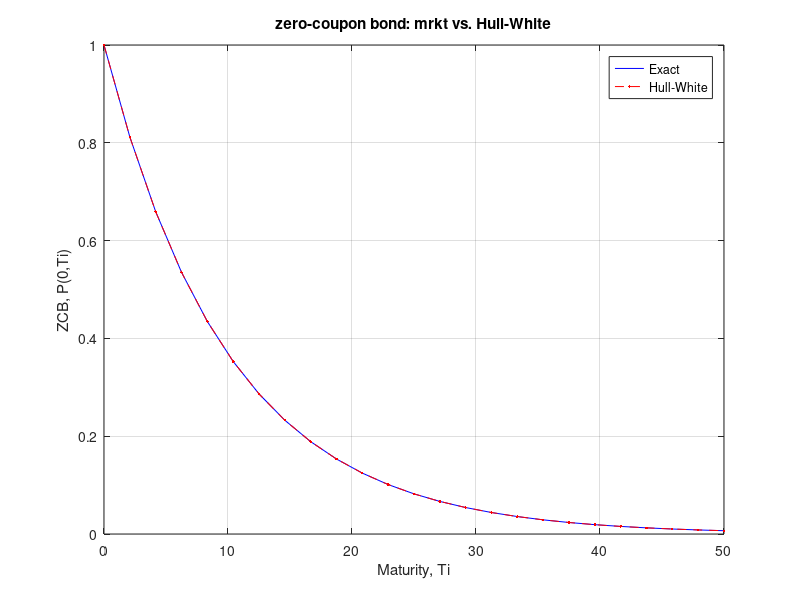
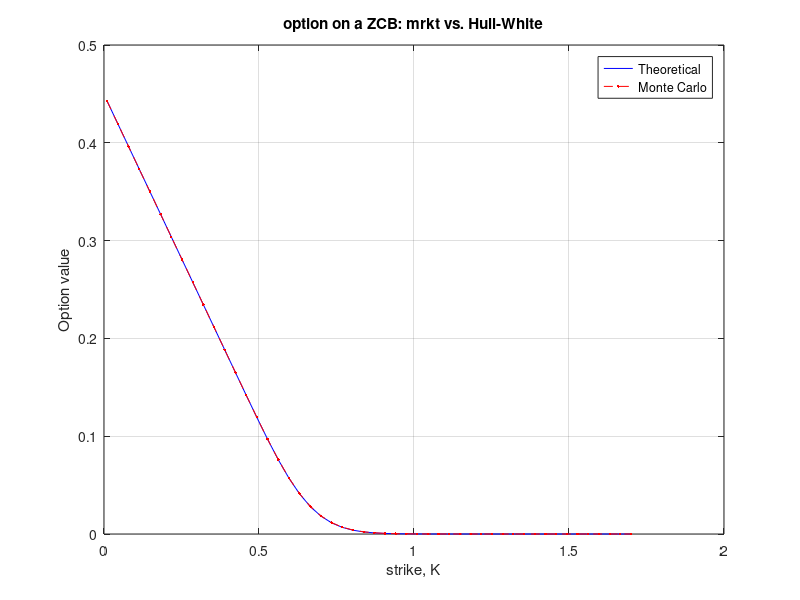
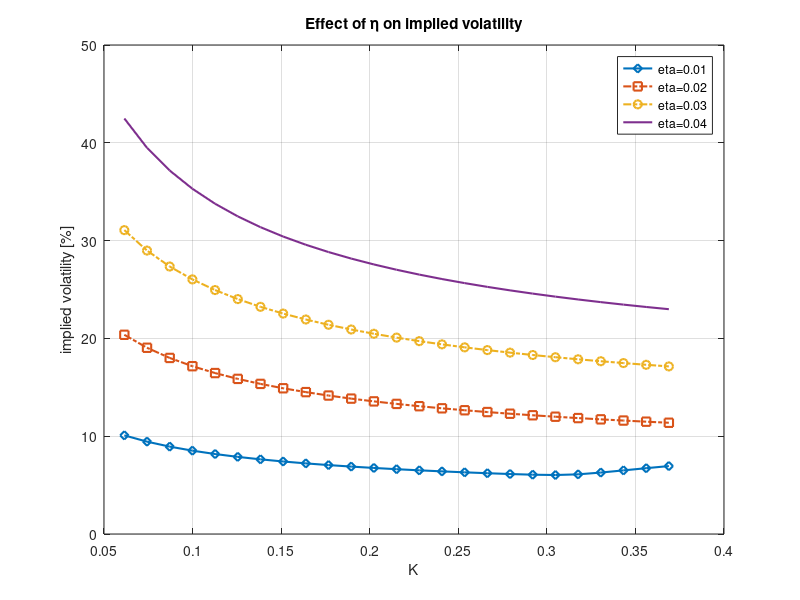
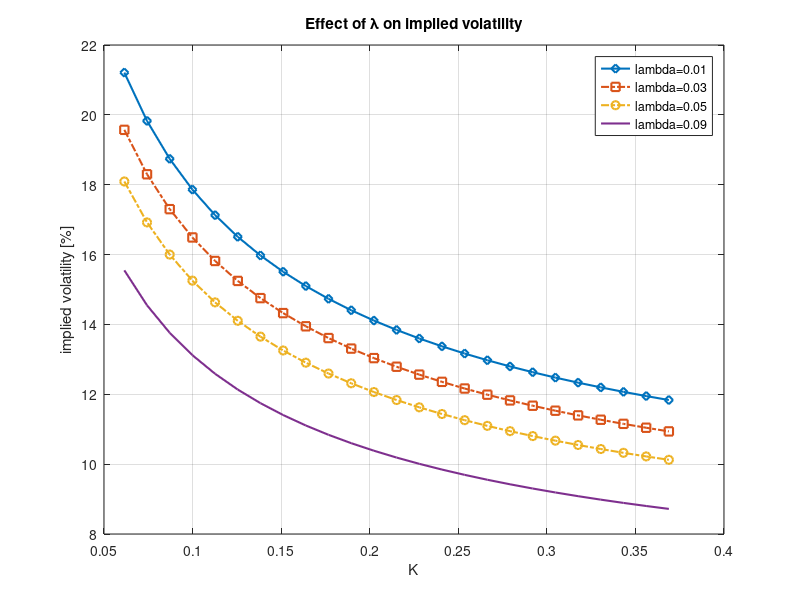

The MATLAB source for these figures, in order:
function HW_ImpliedVols 
close all; clc;clf;

NoOfPaths = 20000;
NoOfSteps = 1000;

% Market ZCB

P0T       = @(t)exp(-0.1*t);

% Hull-White model parameters

lambda    = 0.02;
eta       = 0.02;

% Call or put option

CP = 'c';

% We compare the ZCB from the market with the Hull-White model

T_end           = 50;
NumOfGridPoints = 25;
Ti              = linspace(0,T_end,NumOfGridPoints);

% Zero coupon bond from the HW model

r0    = HW_r0(P0T);
Proxy = zeros(NumOfGridPoints,1);
Exact = zeros(NumOfGridPoints,1);
for i= 1: length(Ti)
    Proxy(i) = HW_ZCB(lambda,eta,P0T,0,Ti(i),r0);
    Exact(i) = P0T(Ti(i)); 
end
figure(1);
plot(Ti,Exact,'-b')
grid on;
hold on
plot(Ti,Proxy,'.--r')
xlabel('Maturity, Ti')
ylabel('ZCB, P(0,Ti)')
title('zero-coupon bond: mrkt vs. Hull-White')
legend('Exact','Hull-White')

% Here we compare the price of an option on a ZCB for Monte Carlo and the analytic expression     

T1 = 4.0;
T2 = 8.0;
K = linspace(0.01, 1.7, 50);

% Monte Carlo paths for the HW model, until time T1

[R,time] = GeneratePathsHWEuler(NoOfPaths,NoOfSteps,T1,P0T, lambda, eta);

% Discount factor 1/M(T1)

dt = time(2)-time(1);
M_T1 = exp(cumsum(R,2).*dt);
P_T1_T2  = HW_ZCB(lambda,eta,P0T,T1,T2,R(:,end));
OptTheo  = zeros(length(K),1);
OptMC    = zeros(length(K),1);

% Specify call or put option

for i =1:length(K)
    if CP == 'c'
        OptMC(i) = mean(1./M_T1(:,end).*max(P_T1_T2 - K(i),0));
    elseif CP == 'p'
        OptMC(i) = mean(1./M_T1(:,end).*max(K(i) - P_T1_T2,0));
    end
    OptTheo(i) = HW_ZCB_CallPutPrice(CP,K(i),lambda,eta,P0T,T1,T2);
end

figure(2)
plot(K,OptTheo,'-b')
grid on;
hold on
plot(K,OptMC,'.--r')
xlabel('strike, K')
ylabel('Option value')
title('option on a ZCB: mrkt vs. Hull-White')
legend('Theoretical','Monte Carlo')

% Pricing of caplets for different model parameters

frwd = 1.0/(T2-T1) *(P0T(T1)/P0T(T2)-1.0);
K = linspace(frwd/2.0,3.0*frwd,25);
N = 1; % Notional

% Effect of eta

etaV = [0.01, 0.02, 0.03, 0.04];
ivM = zeros(length(K),length(etaV));
argLegend = cell(4,1);
idx = 1;
for i=1:length(etaV)
    etaTemp = etaV(i);
    optPrice  = HW_Caplet_FloorletPrice(CP,N,K,lambda,etaTemp,P0T,T1,T2);
    for j = 1:length(K)    
        optPriceFrwd = optPrice(j)/(T2-T1)/P0T(T2);
        ivM(j,i)  = ImpliedVolatilityBlack76(CP,optPriceFrwd,K(j),T2,frwd,0.3)*100;
    end
    argLegend{idx} = sprintf('eta=%.2f',etaTemp);
    idx = idx + 1;
end
MakeFigure(K, ivM,argLegend,'Effect of \eta on implied volatility')

% Effect of lambda

lambdaV = [0.01, 0.03, 0.05, 0.09];
ivM = zeros(length(K),length(etaV));
argLegend = cell(4,1);
idx = 1;
for i=1:length(lambdaV)
    lambdaTemp = lambdaV(i);
    optPrice  = HW_Caplet_FloorletPrice(CP,N,K,lambdaTemp,eta,P0T,T1,T2);
    for j = 1:length(K)    
        optPriceFrwd = optPrice(j)/(T2-T1)/P0T(T2);
        ivM(j,i)  = ImpliedVolatilityBlack76(CP,optPriceFrwd,K(j),T2,frwd,0.3)*100;
    end
    argLegend{idx} = sprintf('lambda=%.2f',lambdaTemp);
    idx = idx + 1;
end
MakeFigure(K, ivM,argLegend,'Effect of \lambda on implied volatility')

function impliedVol = ImpliedVolatilityBlack76(CP,frwdMarketPrice,K,T,frwdStock,initialVol)
func = @(sigma) (BS_Call_Put_Option_Price(CP,frwdStock,K,sigma,T,0.0) - frwdMarketPrice).^1.0;
impliedVol = fzero(func,initialVol);
 
% Closed-form expression of European call/put option with Black-Scholes formula

function value=BS_Call_Put_Option_Price(CP,S_0,K,sigma,tau,r)

% Black-Scholes call option price

d1 = (log(S_0 ./ K) + (r + 0.5 * sigma^2) * tau) / (sigma * sqrt(tau));
d2 = d1 - sigma * sqrt(tau);
if lower(CP) == 'c' || lower(CP) == 1
 value =normcdf(d1) * S_0 - normcdf(d2) .* K * exp(-r * tau);
elseif lower(CP) == 'p' || lower(CP) == -1
 value =normcdf(-d2) .* K*exp(-r*tau) - normcdf(-d1)*S_0;
end

function [R,time] = GeneratePathsHWEuler(NoOfPaths,NoOfSteps,T,P0T, lambda, eta)

% Time step

dt = 0.0001;

% Complex number

f0T = @(t)- (log(P0T(t+dt))-log(P0T(t-dt)))/(2*dt);
   
% Initial interest rate is forward rate at time t->0

r0 = f0T(0.00001);  
theta = @(t) 1.0/lambda * (f0T(t+dt)-f0T(t-dt))/(2.0*dt) + f0T(t) + eta*eta/(2.0*lambda*lambda)*(1.0-exp(-2.0*lambda*t));  

% Define initial value

R=zeros(NoOfPaths,NoOfSteps);
R(:,1) = r0;

% Random noise

Z=random('normal',0,1,[NoOfPaths,NoOfSteps]);
W=zeros([NoOfPaths,NoOfSteps]);

dt = T / NoOfSteps;
time = zeros([NoOfSteps+1,1]);
for i=1:NoOfSteps
    if NoOfPaths>1
        Z(:,i)   = (Z(:,i) - mean(Z(:,i))) / std(Z(:,i));
    end
    W(:,i+1)  = W(:,i) + sqrt(dt).*Z(:,i);
    R(:,i+1)  = R(:,i) + lambda*(theta(time(i))-R(:,i))*dt+  eta* (W(:,i+1)-W(:,i));
    time(i+1) = time(i) + dt;
end

function value = HW_ZCB(lambda,eta,P0T,T1,T2,r0)
A_r = HW_A(lambda,eta,P0T,T1,T2);
B_r = HW_B(lambda,T1,T2);
value = exp(A_r+B_r*r0);

function value = HW_Caplet_FloorletPrice(CP,N,K,lambda,eta,P0T,T1,T2)
N_new = N * (1.0+(T2-T1)*K);
K_new = 1.0 + (T2-T1)*K;
if CP == 'c'
   caplet = N_new.*HW_ZCB_CallPutPrice('p',1.0./K_new,lambda,eta,P0T,T1,T2);
   value= caplet;
elseif CP == 'p'
   floorlet = N_new.*HW_ZCB_CallPutPrice('c',1.0./K_new,lambda,eta,P0T,T1,T2);
   value = floorlet;
end

function value = HW_theta(lambda,eta,P0T)
bump   = 10e-4;
f_0_t  =@(t)- (log(P0T(t+bump))-log(P0T(t)))/bump;
df_dt  =@(t)(f_0_t(t+bump)-f_0_t(t))/bump;
value  =@(t)f_0_t(t)+1/lambda*df_dt(t)+eta^2/(2*lambda^2)*(1-exp(-2*lambda*t));

function value = HW_B(lambda,T1,T2)
value = 1/lambda*(exp(-lambda*(T2-T1))-1);

function value = HW_A(lambda,eta,P0T,T1,T2)
tau   = T2-T1;
B     = @(tau)HW_B(lambda,0,tau);
theta = HW_theta(lambda,eta,P0T);
value = lambda*integral(@(tau)theta(T2-tau).*B(tau),0,tau)+eta^2/(4*lambda^3)...
    * (exp(-2*lambda*tau).*(4*exp(lambda*tau)-1)-3)+eta^2/(2*lambda^2)*tau;

function value = HW_r0(P0T)
bump   = 10e-4;
f_0_t  = @(t)- (log(P0T(t+bump))-log(P0T(t)))/bump;
value  = f_0_t(0.0001);

function value = HW_Mu_FrwdMeasure(P0T,lambda,eta,T)
theta = HW_theta(lambda,eta,P0T);
r_0   = HW_r0(P0T);

% Determine moments of process r(t) under the T1-forward measure

thetaFrwd = @(t)(theta(t)+eta^2/lambda^2*(exp(-lambda*(T-t))-1)).*(exp(-lambda*(T-t)));
value     = r_0*exp(-lambda*T)+lambda*integral(thetaFrwd,0,T);

function value = HWVar_r(lambda,eta,T)
value = eta^2/(2*lambda).*(1-exp(-2*lambda*T));

function value = HW_ZCB_CallPutPrice(CP,K,lambda,eta,P0T,T1,T2)

% Coefficients A_r(tau) and B_r(tau)

B=@(T1,T2)HW_B(lambda,T1,T2);
A=@(T1,T2)HW_A(lambda,eta,P0T,T1,T2);

% Strike price adjustments

K_new=K*exp(-A(T1,T2));

% Mean and standard deviation of the HW model under the T-forward measure

muFrwd = HW_Mu_FrwdMeasure(P0T,lambda,eta,T1);
vFrwd = sqrt(HWVar_r(lambda,eta,T1));

% Perform pricing

a  = (log(K_new)-B(T1,T2)*muFrwd)/(B(T1,T2)*vFrwd);
d1 = a-B(T1,T2)*vFrwd;
d2 = a;
term1 = (exp(1/2*B(T1,T2)^2 * vFrwd^2+B(T1,T2)*muFrwd)*normcdf(d1)-K_new.*normcdf(d2));
value = P0T(T1) * exp(A(T1,T2)) * term1 ;

% We use the put-call parity

if CP == 'p'
    value = value - P0T(T2) + K*P0T(T1);
end

function MakeFigure(X1, YMatrix1, argLegend,titleIn)

%CREATEFIGURE(X1,YMATRIX1)
%  X1:  vector of x data
%  YMATRIX1:  matrix of y data

%  Auto-generated by MATLAB on 16-Jan-2012 15:26:40

% Create figure

figure1 = figure('InvertHardcopy','off',...
    'Colormap',[0.061875 0.061875 0.061875;0.06875 0.06875 0.06875;0.075625 0.075625 0.075625;0.0825 0.0825 0.0825;0.089375 0.089375 0.089375;0.09625 0.09625 0.09625;0.103125 0.103125 0.103125;0.11 0.11 0.11;0.146875 0.146875 0.146875;0.18375 0.18375 0.18375;0.220625 0.220625 0.220625;0.2575 0.2575 0.2575;0.294375 0.294375 0.294375;0.33125 0.33125 0.33125;0.368125 0.368125 0.368125;0.405 0.405 0.405;0.441875 0.441875 0.441875;0.47875 0.47875 0.47875;0.515625 0.515625 0.515625;0.5525 0.5525 0.5525;0.589375 0.589375 0.589375;0.62625 0.62625 0.62625;0.663125 0.663125 0.663125;0.7 0.7 0.7;0.711875 0.711875 0.711875;0.72375 0.72375 0.72375;0.735625 0.735625 0.735625;0.7475 0.7475 0.7475;0.759375 0.759375 0.759375;0.77125 0.77125 0.77125;0.783125 0.783125 0.783125;0.795 0.795 0.795;0.806875 0.806875 0.806875;0.81875 0.81875 0.81875;0.830625 0.830625 0.830625;0.8425 0.8425 0.8425;0.854375 0.854375 0.854375;0.86625 0.86625 0.86625;0.878125 0.878125 0.878125;0.89 0.89 0.89;0.853125 0.853125 0.853125;0.81625 0.81625 0.81625;0.779375 0.779375 0.779375;0.7425 0.7425 0.7425;0.705625 0.705625 0.705625;0.66875 0.66875 0.66875;0.631875 0.631875 0.631875;0.595 0.595 0.595;0.558125 0.558125 0.558125;0.52125 0.52125 0.52125;0.484375 0.484375 0.484375;0.4475 0.4475 0.4475;0.410625 0.410625 0.410625;0.37375 0.37375 0.37375;0.336875 0.336875 0.336875;0.3 0.3 0.3;0.28125 0.28125 0.28125;0.2625 0.2625 0.2625;0.24375 0.24375 0.24375;0.225 0.225 0.225;0.20625 0.20625 0.20625;0.1875 0.1875 0.1875;0.16875 0.16875 0.16875;0.15 0.15 0.15],...
    'Color',[1 1 1]);

% Create axes

%axes1 = axes('Parent',figure1,'Color',[1 1 1]);
axes1 = axes('Parent',figure1);
grid on

% Uncomment the following line to preserve the X-limits of the axes
% xlim(axes1,[45 160]);
% Uncomment the following line to preserve the Y-limits of the axes
% ylim(axes1,[19 26]);
% Uncomment the following line to preserve the Z-limits of the axes
% zlim(axes1,[-1 1]);

box(axes1,'on');
hold(axes1,'all');

% Create multiple lines using matrix input to plot
% plot1 = plot(X1,YMatrix1,'Parent',axes1,'MarkerEdgeColor',[0 0 0],...
%     'LineWidth',1,...
%     'Color',[0 0 0]);

plot1 = plot(X1,YMatrix1,'Parent',axes1,...
    'LineWidth',1.5);
set(plot1(1),'Marker','diamond','DisplayName',argLegend{1});
set(plot1(2),'Marker','square','LineStyle','-.',...
    'DisplayName',argLegend{2});
set(plot1(3),'Marker','o','LineStyle','-.','DisplayName',argLegend{3});
set(plot1(4),'DisplayName',argLegend{4});

% Create xlabel

xlabel({'K'});

% Create ylabel

ylabel({'implied volatility [%]'});

% Create title

title(titleIn);

% Create legend

legend1 = legend(axes1,'show');
set(legend1,'Color',[1 1 1]);
